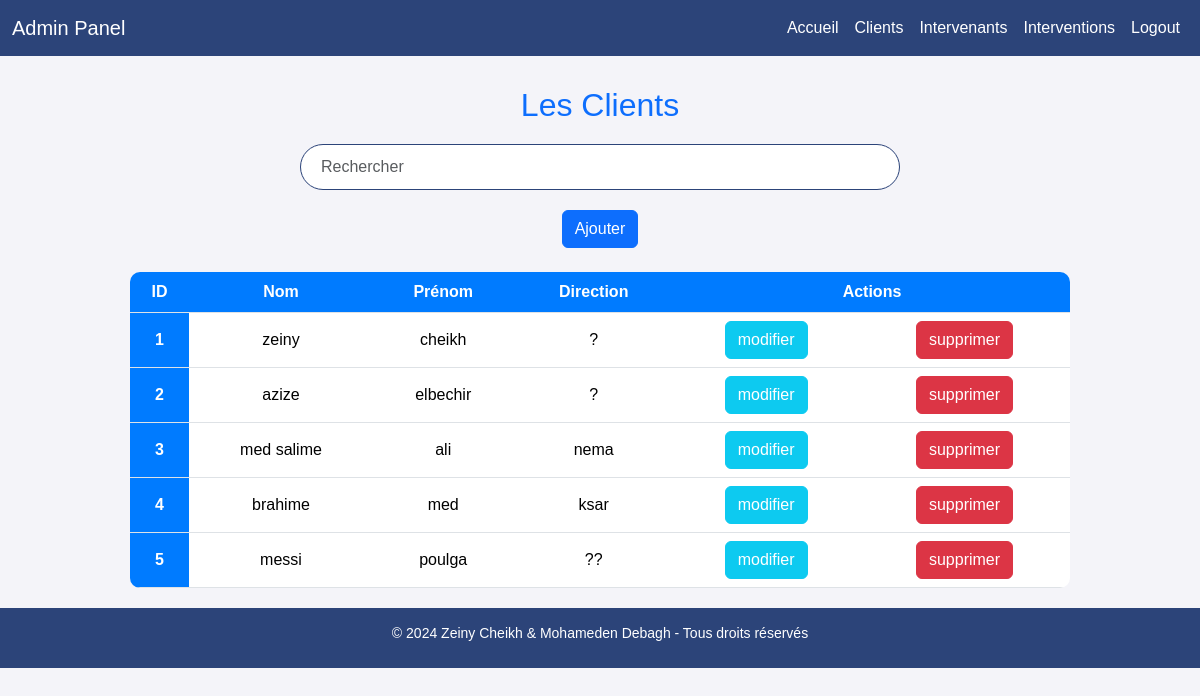
The app's page /clients (signed in), older data.
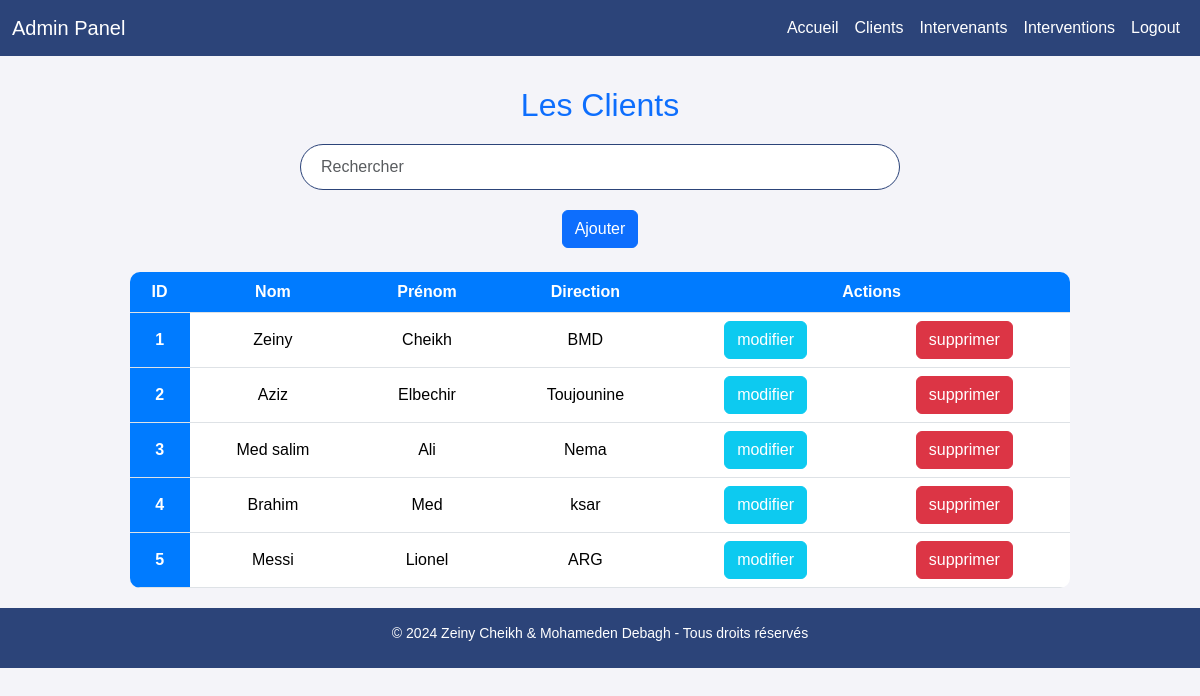
The same page, newer data.
### man.py (models this page shows, shortened)
class Client(db.Model):
    id = db.Column(db.Integer, primary_key=True)
    nom = db.Column(db.String(50), nullable=False)
    prenom = db.Column(db.String(50), nullable=False)
    direction = db.Column(db.String(50), nullable=False)

### man.py (the view)
@app.route('/clients')
def clients():
    if session :
        clients = Client.query.all()
        return render_template('Clients.html', clients=clients)
    else :
        return redirect(url_for('index'))

### templates/Clients.html (shortened to what this page needs)
<!DOCTYPE html>
<html lang="fr">
<head>
    <link rel="stylesheet" href="{{url_for('static', filename='css/style.css')}}">
</head>
<body>
    <div>
        <nav class="navbar navbar-expand-lg navbar-dark">
            <div class="container-fluid">
                <a class="navbar-brand" href="#">Admin Panel</a>
                <div class="collapse navbar-collapse" id="navbarSupportedContent">
                    <ul class="navbar-nav ms-auto mb-2 mb-lg-0">
                        <li class="nav-item">
                            <a class="nav-link active" href="{{ url_for('homme') }}">Accueil</a>
                        </li>
                        <li class="nav-item">
                            <a class="nav-link active" href="{{ url_for('clients') }}">Clients</a>
                        </li>
                        <li class="nav-item">
                            <a class="nav-link active" href="{{ url_for('intervenant') }}">Intervenants</a>
                        </li>
                        <li class="nav-item">
                            <a class="nav-link active" href="{{ url_for('intervention') }}">Interventions</a>
                        </li>
                        <li class="nav-item">
                            <a class="nav-link active" href="{{ url_for('logout') }}">Logout</a>
                        </li>
                    </ul>
                </div>
            </div>
        </nav>
        <main class="content">
            <div class="content">
                <h2 class="text-center text-primary mt-4">Les Clients</h2>
                <div class="search-container">
                    <input class="form-control" type="text" id="search-input" placeholder="Rechercher"
                        onkeyup="searchTable()">
                </div>
                <div class="text-center">
                    <a class="btn btn-primary" href="{{ url_for('clients_form') }}">
                        Ajouter</a>
                </div>
                <div class="container-fluid" style="margin-bottom: 20px";>
                    <table id="myTable" class="table table-hover mt-4 text-center" style="width: 80%; margin: auto;">
                        <thead>
                            <tr>
                                <th scope="col">ID</th>
                                <th scope="col">Nom</th>
                                <th scope="col">Prénom</th>
                                <th scope="col">Direction</th>
                                <th scope="col"  colspan="2">Actions</th>
                            </tr>
                        </thead>
                        <tbody>
                            {% for client in clients %}
                            <tr>
                                <th scope="row">{{ client.id }}</th>
                                <td>{{ client.nom }}</td>
                                <td>{{ client.prenom }}</td>
                                <td>{{ client.direction }}</td>
                                <td>
                                    <a class="btn btn-info" style="color: #fff;"  href="{{ url_for('edit_client', client_id=client.id) }}">
                                        modifier
                                    </a>
                                </td>
                                <td>
                                    <a class="btn btn-danger" href="{{ url_for('delete_client', client_id=client.id) }}"
                                        onclick="return confirm('Êtes-vous sûr de vouloir supprimer cet client ?')">
                                        supprimer
                                    </a>
                                </td>
                            </tr>
                            {% endfor %}
                        </tbody>
                    </table>
                </div>
            </div>
        </main>
        <footer class="text-center">
            <p>&copy; 2024 Zeiny Cheikh & Mohameden Debagh - Tous droits réservés</p>
        </footer>
    </div>
</body>
</html>

### templates/Clients.html (style rules this page uses)
body { font-family: 'Arial', sans-serif; background-color: #f4f4f9; }
.navbar { background-color: #2c4479; margin-bottom: 30px; }
.navbar-nav .nav-link { color: white !important; transition: color 0.3s ease; }
.search-container input { border-radius: 50px; padding: 10px 20px; border: 1px solid #2c4479; width: 50%; margin: 20px auto; }
.table { border-radius: 10px; overflow: hidden; margin-bottom:100px; }
.table th { background-color: #007bff; color: white; }
.table td, .table th { vertical-align: middle; }
footer { background-color: #2c4479; color: white; padding: 15px 0; width: 100%; bottom: 0; left: 0; height: 60px; }
footer p { margin: 0; font-size: 14px; }
.btn { transition: transform 0.3s ease; }

Row changes from the older to the newer data that the page shows:
changed Client id 1: nom "zeiny" → "Zeiny"; prenom "cheikh" → "Cheikh"; direction "?" → "BMD"
changed Client id 2: nom "azize" → "Aziz"; prenom "elbechir" → "Elbechir"; direction "?" → "Toujounine"
changed Client id 3: nom "med salime" → "Med salim"; prenom "ali" → "Ali"; direction "nema" → "Nema"
changed Client "ksar": nom "brahime" → "Brahim"; prenom "med" → "Med"
changed Client id 5: nom "messi" → "Messi"; prenom "poulga" → "Lionel"; direction "??" → "ARG"
